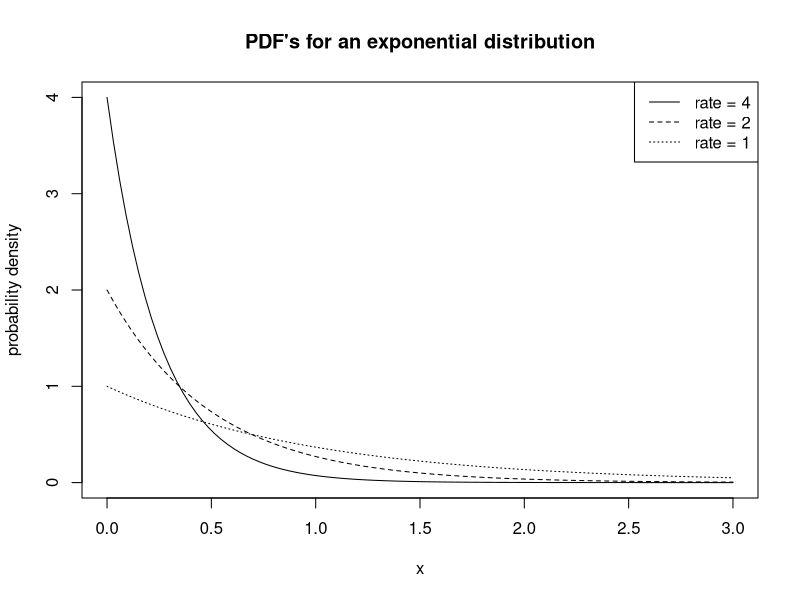

Write the R code that produced this figure.
# Goal: introduce R's probability functions

# In our text
# X ~ N(10, 3^2)
# P(X < 10)
pnorm(10, mean = 10, sd = 3)

# General structure for these functions:
# prefix + suffix

# Prefixes:
# d PMF or PDF
# p CDF
# q quantile
# r generate random samples from

# Suffixes:
# R                           Book (Navidi v.5)
# binom(size = 1, prob = p)   Bernoulli(p)
# binom(size = n, prob = p)   Binomial(n, p)
# pois(rate = lambda)         Poisson(lambda)
# norm(mean = mu, sd = sigma) N(mu, sigma^2)
# exp(rate = lambda)          Exp(lambda)

# X ~ Binomial(20, 0.7)
# P(X <= 13)
# This is a big pain to do by hand
pbinom(13, size = 20, prob = 0.7)

# P(X > 13)
1 - pbinom(13, size = 20, prob = 0.7)


# Example of plotting a PDF
x = seq(from = 0, to = 3, length.out = 100)
plot(x, dexp(x, rate = 4), type = "l", ylab = "probability density",
     main = "PDF's for an exponential distribution")
lines(x, dexp(x, rate = 2), lty = 2)
lines(x, dexp(x, rate = 1), lty = 3)
legend("topright", c("rate = 4", "rate = 2", "rate = 1"), lty = 1:3)
